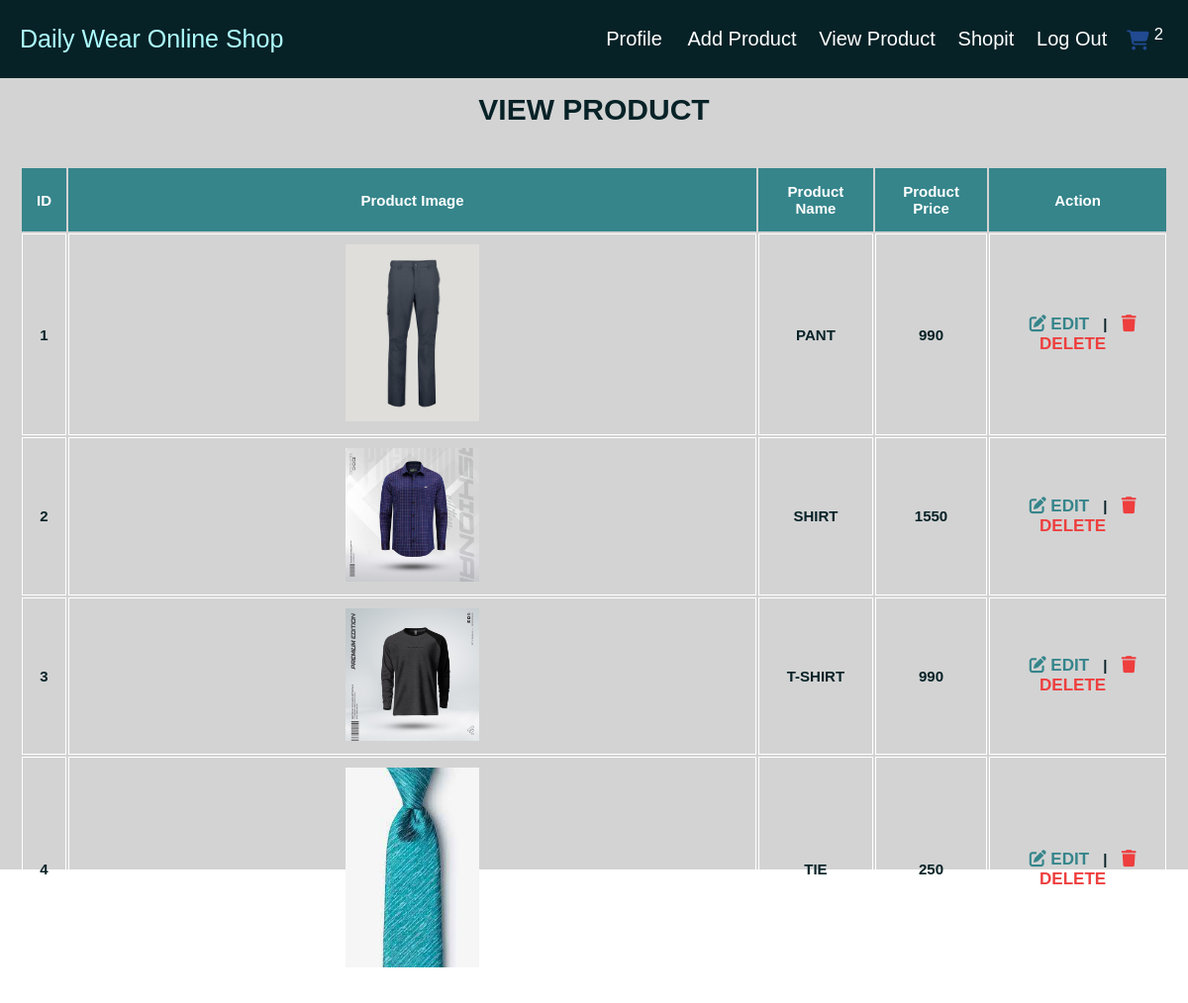
The page /view_product.php on the database its author committed.
### tables this page shows
CREATE TABLE `products` (
  `id` int(11) NOT NULL,
  `name` varchar(255) NOT NULL,
  `price` varchar(250) NOT NULL,
  `image` varchar(250) NOT NULL
);

### view_product.php (the view, shortened to what this page needs)
<!DOCTYPE html>
<html lang="en">
<head>
    <link rel="stylesheet" href="css/headerStyle.css">
    <link rel="stylesheet" href="https://cdnjs.cloudflare.com/ajax/libs/font-awesome/6.4.2/css/all.min.css" />
</head>
<body>
    <?php include 'header.php' ?>
    <div class="container">
    <h3 class="heading">View Product<h3>
        <section class="display_product">
            <?php
            $display_product = mysqli_query($conn, "SELECT * FROM products");
            $id = 1;
            if (mysqli_num_rows($display_product) > 0) {
                echo"<table>
                <thead>
                    <th>ID</th>
                    <th>Product Image</th>
                    <th>Product Name</th>
                    <th>Product Price</th>
                    <th>Action</th>
                </thead>
                <tbody>";
                while ($row = mysqli_fetch_assoc($display_product)) {
                    ?>
                    <tr>
                    <td> <?php echo $id ?> </td>
                    <td><img src="images/<?php echo $row['image'] ?>" alt="<?php echo $row['name'] ?>"></td>
                    <td> <?php echo $row['name'] ?></td>
                    <td> <?php echo $row['price'] ?> </td>
                    <td><a href="edit.php?id=<?php echo $row['id'] ?>" class='update_product_btn'><i class='fas fa-edit'></i> Edit</a> |
                        <a href="delete.php?id=<?php echo $row['id'] ?>" class="delete_product_btn" onclick = "return confirm ('Are you sure you want to delete this product');`"><i class='fas fa-trash'></i> Delete</a>
                        </td>
                    </tr>
                    <?php
                            $id++;
                        }
                    } else {
                        echo "<div class='empty_text'> No Products Available </div>";
                    }
                    ?>
                </tbody>
            </table>
        </section>
    </div>
</body>
</html>

### css/headerStyle.css (style rules this page uses)
* { margin: 0; padding: 0; box-sizing: border-box; outline: none; border: none; text-decoration: none; font-family: "Poppins", sans-serif; }
:root { --color1: #072227; --color2: #35858b; --color3: #4fbdba; --color4: #aefeff; --black: #000; --white: #fff; --lightgray: #d3d3d3; --red: rgb(238, 62, 62); }
html { font-size: 62.5%; overflow-x: hidden; }
.container { max-width: 1200px; margin: 0 auto; padding-bottom: 5rem; height: 100vh; background-color: var(--lightgray); }
.heading { text-align: center; font-size: 3rem; text-transform: uppercase; padding: 1.5rem 0 2rem; color: var(--color1); }
section { padding: 2rem; }
.display_product table { width: 100%; text-align: center; }
.display_product table thead th { padding: 1.5rem; font-size: 1.5rem; background-color: var(--color2); color: var(--white); }
td { padding: 1rem; font-size: 1.5rem; color: var(--color1); border: 1px solid var(--white); text-transform: uppercase; }
.delete_product_btn, .update_product_btn { text-align: center; color: var(--red); font-size: 1.7rem; padding: 0 1rem; cursor: pointer; }
.update_product_btn { color: var(--color2); }
img { width: 20%; margin: 0 auto; }

### rows shown on the page
products: image+name (picture), name "PANT", price "990"
products: image (picture), name "SHIRT", price "1550"
products: image+name (picture), name "T-SHIRT", price "990"
products: image (picture), name "TIE", price "250"

### other values the page prints
$row_count "2"
